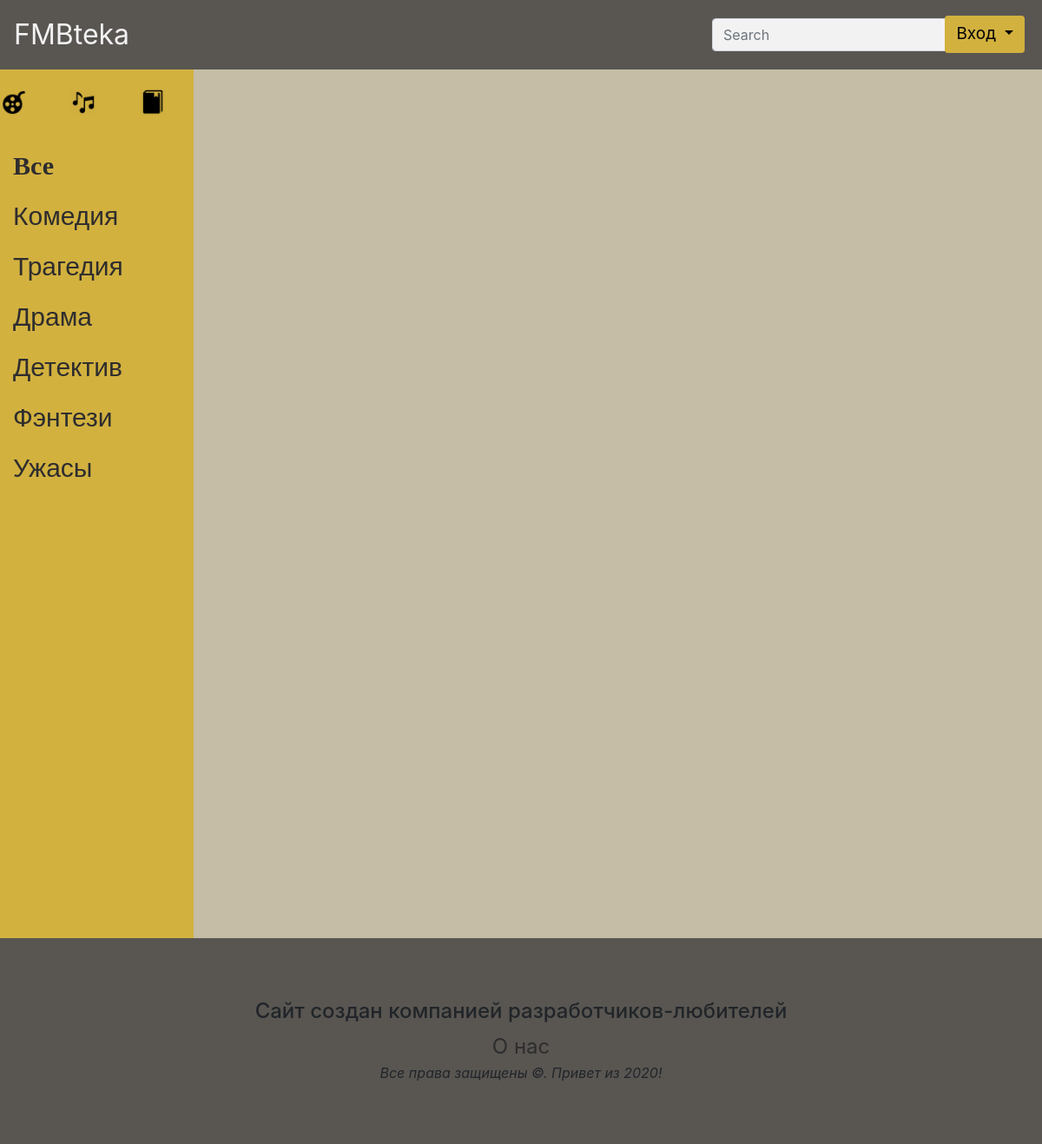
The app's page /media/books/category_books.php with its own data.
### tables this page shows
CREATE TABLE `categories_books_content` (
  `id` int(11) NOT NULL,
  `rubric` varchar(255) NOT NULL
);

### media/books/spisok_category_books.php (the view)
<div class="container-fluid noPading glavField">
	<div class="row glavField">
  		<div class="col-2_5 spisoc">
<?php
include $_SERVER["DOCUMENT_ROOT"] . '/parts/select_iscustvo.php';
?>
<div id="selectmovie2">
	<a href="index_books.php"><h3>Все</h3></a>
	<?php
		$sql = "SELECT * FROM `categories_books_content`";
		$result = mysqli_query($connect, $sql);
		while ($comp = mysqli_fetch_assoc($result)) {
	?>
		<a href="category_books.php?id=<?php echo $comp['id'];?>"><h2><?php echo $comp['rubric'] ?></h2></a>
	<?php
		}
	?>
</div>
</div>

### style/style.css (style rules this page uses)
body { background-color: #c5bda6; }
* { margin: 0; padding: 0; }
a { color: #2e2d2e; }
.col-2_5 { flex: 19.833335%; max-width: 19.833335%; }
.noPading { padding: 0; margin: 0; }
#selectmovie2 a { font-size: 20px; }
.spisoc { min-height: 1000px; background: #d2b13f; }
#selectmovie2 { height: 100%; }
#selectmovie2 h2 { font-size: 30px; text-indent: 30px; line-height: 50px; font-family: Arial, Serif; }
#selectmovie2 h3 { font-size: 30px; text-indent: 30px; line-height: 50px; font-weight: 900; font-family: Serif; }
.glavField { height: 100%; min-height: 1000px; width: 100%; }

### records on screen
categories_books_content: rubric "Комедия"
categories_books_content: rubric "Трагедия"
categories_books_content: rubric "Драма"
categories_books_content: rubric "Детектив"
categories_books_content: rubric "Фэнтези"
categories_books_content: rubric "Ужасы"
